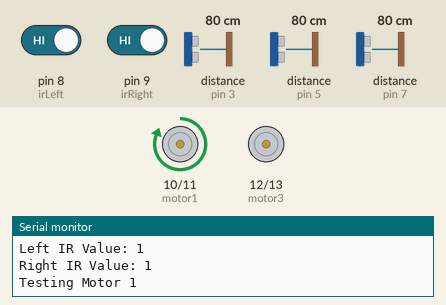
The sketch below on a simulated Arduino Uno, built with avr-gcc and run on an emulated ATmega328P. Parts: motor-driver pin pairs drawn as motors (green arrow = first pin HIGH = forward, orange = second pin HIGH = backward, longer = more drive), the last lines printed to the serial monitor. Wiring (inferred from the names in the program): 3 × ultrasonic range finder: trigger pin 2, echo pin 3 / trigger pin 4, echo pin 5 / trigger pin 6, echo pin 7. The inputs (shaded band) are chosen by the test bench; at power-on: pin 8 (irLeft) HIGH, pin 9 (irRight) HIGH, distance to the obstacle (sensors on pin 3, pin 5, pin 7) 80 cm. The echo pulse lasts 58.3 µs per cm.

Above: at 0.3 s.
At 2.3 s:
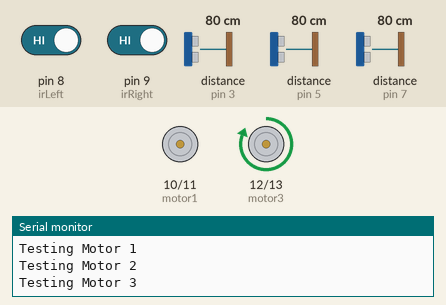
At 4.8 s:
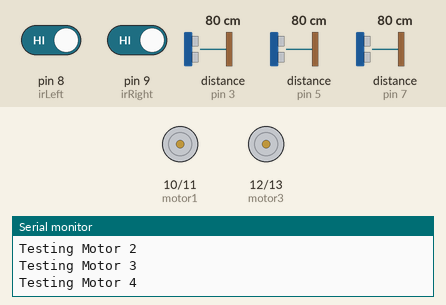
At 7.4 s:
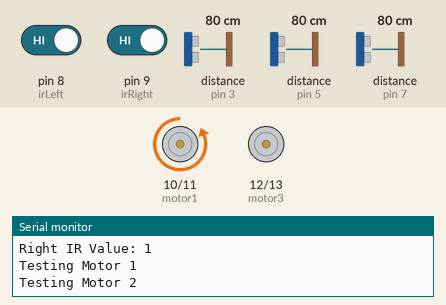
Timing chart, 0 to 7.9 s (numbered marks = the images above):
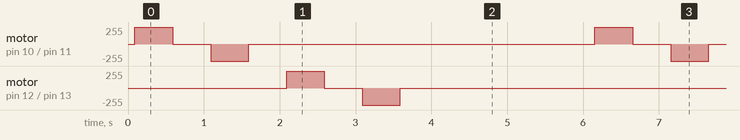

Measured:
- by itself, motor on pin 10 (motor1) / pin 11 (motor2), motor on pin 12 (motor3) / pin 13 (motor4): repeats every 6.1 s: stopped 0.50 s, backward 255/255 0.50 s, stopped 4.6 s, forward 255/255 0.50 s

The sketch:

TestSketch.ino
```cpp
// My Robot Test Script

// Pin Definitions (match main sketch)
const int frontUS_trigger = 2;
const int frontUS_echo = 3;
const int leftUS_trigger = 4;
const int leftUS_echo = 5;
const int rightUS_trigger = 6;
const int rightUS_echo = 7;
const int irLeft = 8;
const int irRight = 9;
const int motor1 = 10;
const int motor2 = 11;
const int motor3 = 12;
const int motor4 = 13;

void setup() {
  Serial.begin(9600);

  // Initialize pins
  pinMode(frontUS_trigger, OUTPUT);
  pinMode(frontUS_echo, INPUT);
  pinMode(leftUS_trigger, OUTPUT);
  pinMode(leftUS_echo, INPUT);
  pinMode(rightUS_trigger, OUTPUT);
  pinMode(rightUS_echo, INPUT);
  pinMode(irLeft, INPUT);
  pinMode(irRight, INPUT);
  pinMode(motor1, OUTPUT);
  pinMode(motor2, OUTPUT);
  pinMode(motor3, OUTPUT);
  pinMode(motor4, OUTPUT);

  Serial.println("Starting component tests...");
}

void loop() {
  // Test ultrasonic sensors
  testUltrasonic("Front", frontUS_trigger, frontUS_echo);
  testUltrasonic("Left", leftUS_trigger, leftUS_echo);
  testUltrasonic("Right", rightUS_trigger, rightUS_echo);

  // Test IR sensors
  testIRSensor("Left IR", irLeft);
  testIRSensor("Right IR", irRight);

  // Test motors
  testMotor(motor1, "Motor 1");
  testMotor(motor2, "Motor 2");
  testMotor(motor3, "Motor 3");
  testMotor(motor4, "Motor 4");

  delay(2000); // Wait before next test cycle
}

void testUltrasonic(const char* name, int triggerPin, int echoPin) {
  digitalWrite(triggerPin, LOW);
  delayMicroseconds(2);
  digitalWrite(triggerPin, HIGH);
  delayMicroseconds(10);
  digitalWrite(triggerPin, LOW);

  long duration = pulseIn(echoPin, HIGH);
  int distance = duration * 0.034 / 2;

  Serial.print(name);
  Serial.print(" Distance: ");
  Serial.print(distance);
  Serial.println(" cm");
}

void testIRSensor(const char* name, int pin) {
  int value = digitalRead(pin);
  Serial.print(name);
  Serial.print(" Value: ");
  Serial.println(value);
}

void testMotor(int pin, const char* name) {
  Serial.print("Testing ");
  Serial.println(name);
  digitalWrite(pin, HIGH);
  delay(500);
  digitalWrite(pin, LOW);
  delay(500);
}
```
